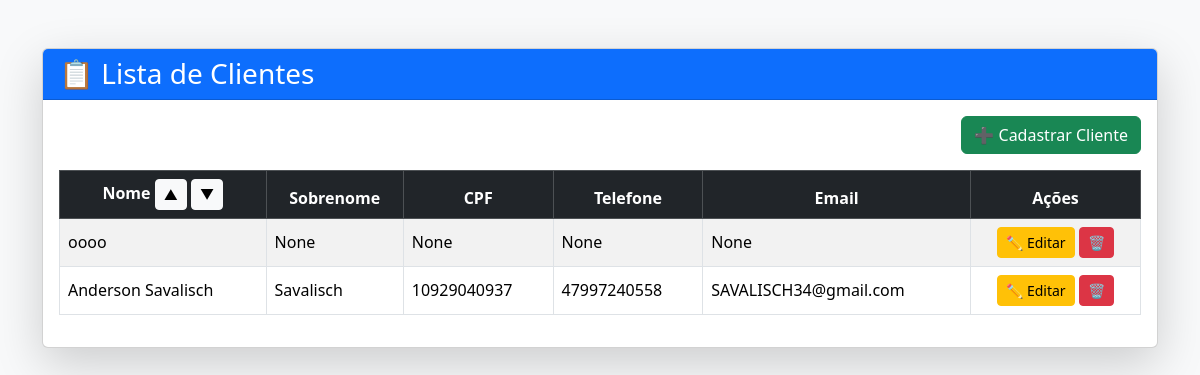
The app's page /clientes, older data.
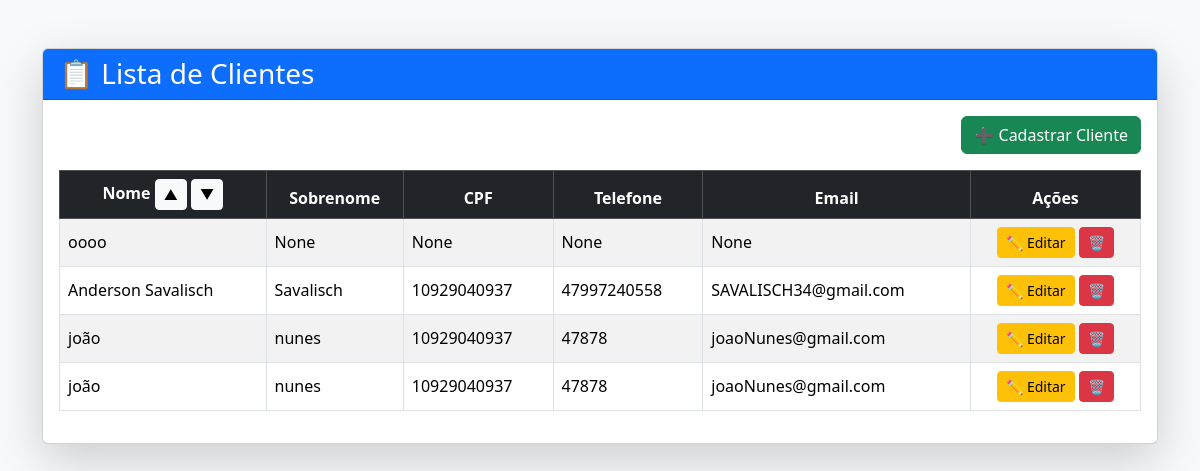
The same page, newer data.
### core/models.py (models this page shows, shortened)
class Cliente(models.Model):
    nome = models.CharField(max_length=200)
    sobrenome = models.CharField(max_length=200, null=True, blank=True)
    cpf = models.CharField(max_length=30, null=True, blank=True)
    telefone = models.CharField(max_length=30, null=True, blank=True)
    email = models.EmailField(max_length=100, null=True, blank=True)
    data_nascimento = models.DateField(null=True, blank=True)

### core/views.py (the view)
# urls.py: path('clientes', clientes, name="urlclientes"),
def clientes(request):
    sort = request.GET.get('sort')
    if sort == 'nome_asc':
        cli = Cliente.objects.all().order_by('nome')
    elif sort == 'nome_desc':
        cli = Cliente.objects.all().order_by('-nome')
    else:
        cli = Cliente.objects.all()
    context = {'cli': cli}
    return render(request, 'clientes.html', context)

### core/templates/clientes.html (shortened to what this page needs)
{% load bootstrap5 %}
<!DOCTYPE html>
<html lang="pt-br">
<head>
    {% bootstrap_css %}
</head>
<body class="bg-light">
<div class="container mt-5">
    <div class="card shadow-lg">
        <div class="card-header bg-primary text-white">
            <h3 class="mb-0">📋 Lista de Clientes</h3>
        </div>
        <div class="card-body">
            <div class="mb-3 text-end">
                <a href="{% url 'urlcadastraClientes' %}" class="btn btn-success">
                    ➕ Cadastrar Cliente
                </a>
            </div>
            {% if cli %}
            <div class="table-responsive">
                <table class="table table-striped table-hover table-bordered align-middle">
                    <thead class="table-dark text-center">
                        <tr>
                            <th>
                                Nome
                                <a href="?sort=nome_asc" class="btn btn-sm btn-light">▲</a>
                                <a href="?sort=nome_desc" class="btn btn-sm btn-light">▼</a>
                            </th>
                            <th>Sobrenome</th>
                            <th>CPF</th>
                            <th>Telefone</th>
                            <th>Email</th>
                            <th>Ações</th>
                        </tr>
                    </thead>
                    <tbody>
                        {% for c in cli %}
                        <tr>
                            <td>{{ c.nome }}</td>
                            <td>{{ c.sobrenome }}</td>
                            <td>{{ c.cpf }}</td>
                            <td>{{ c.telefone }}</td>
                            <td>{{ c.email }}</td>
                            <td class="text-center">
                                <a href="{% url 'editar_cliente' c.id %}" class="btn btn-warning btn-sm">
                                    ✏ Editar
                                </a>
                                <form method="post"
                                      action="{% url 'excluir_cliente' c.id %}"
                                      style="display:inline;"
                                      onsubmit="return confirm('Tem certeza que deseja excluir este cliente?');">
                                    <button type="submit" class="btn btn-danger btn-sm">
                                        🗑
                                    </button>
                                </form>
                            </td>
                        </tr>
                        {% endfor %}
                    </tbody>
                </table>
            </div>
            {% else %}
                <div class="alert alert-warning text-center">
                    Nenhum cliente cadastrado.
                </div>
            {% endif %}
        </div>
    </div>
</div>
</body>
</html>

Row changes from the older to the newer data that the page shows:
added Cliente: nome "joão", sobrenome "nunes", cpf "10929040937", telefone "47878", email "joaoNunes@gmail.com"
added Cliente: nome "joão", sobrenome "nunes", cpf "10929040937", telefone "47878", email "joaoNunes@gmail.com"
